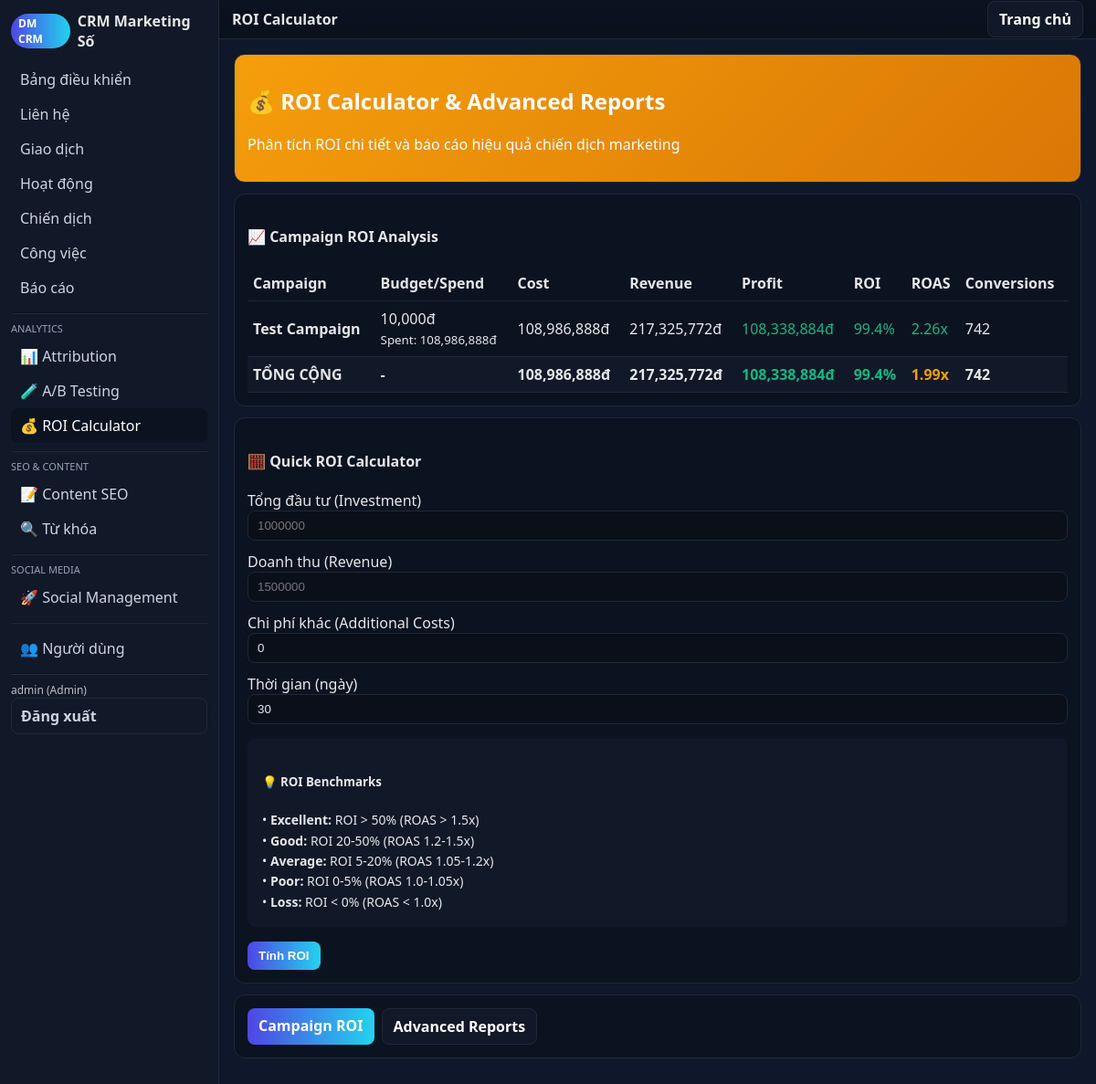
Screenshot of /src/index.php?action=roi_calculator (signed in) with the database file from the repository.
### tables this page shows
CREATE TABLE campaigns (
  id INTEGER PRIMARY KEY AUTOINCREMENT,
  name TEXT NOT NULL,
  channel TEXT,
  budget REAL DEFAULT 0,
  spent REAL DEFAULT 0,
  status TEXT DEFAULT 'Active',
  start_date TEXT,
  end_date TEXT,
  notes TEXT,
  created_at TEXT DEFAULT CURRENT_TIMESTAMP
);

### src/lib/db.php (called while the page is built, shortened)
<?php
function q($db,$sql,$params=[]){ $st=$db->prepare($sql); $st->execute($params); return $st; }
function h($s){ return htmlspecialchars($s ?? '', ENT_QUOTES, 'UTF-8'); }
?>

### src/views/roi_calculator.php (the view, shortened to what this page needs)
<?php
function view_roi_calculator($op){
global $db;
if($op === '' || $op === 'campaigns') {
    echo '<div class="card" style="background:linear-gradient(135deg,#f59e0b,#d97706);color:#fff">';
    echo '<h2>💰 ROI Calculator & Advanced Reports</h2>';
    echo '<p>Phân tích ROI chi tiết và báo cáo hiệu quả chiến dịch marketing</p>';
    echo '</div>';
    $campaign_roi = q($db, "SELECT
        c.id, c.name, c.budget, c.spent,
        COALESCE(SUM(cm.cost), 0) as total_cost,
        COALESCE(SUM(cm.revenue), 0) as total_revenue,
        COALESCE(SUM(cm.conversions), 0) as total_conversions,
        COALESCE(AVG(cm.roas), 0) as avg_roas
        FROM campaigns c
        LEFT JOIN campaign_metrics cm ON c.id = cm.campaign_id
        GROUP BY c.id, c.name, c.budget, c.spent
        ORDER BY total_revenue DESC")->fetchAll(PDO::FETCH_ASSOC);
    if($campaign_roi) {
        echo '<div class="card">';
        echo '<h4>📈 Campaign ROI Analysis</h4>';
        echo '<table>';
        echo '<tr><th>Campaign</th><th>Budget/Spend</th><th>Cost</th><th>Revenue</th><th>Profit</th><th>ROI</th><th>ROAS</th><th>Conversions</th></tr>';
        $total_cost = 0; $total_revenue = 0; $total_conversions = 0;
        foreach($campaign_roi as $campaign) {
            $cost = $campaign['total_cost'] ?: $campaign['spent'];
            $revenue = $campaign['total_revenue'];
            $profit = $revenue - $cost;
            $roi = $cost > 0 ? (($profit / $cost) * 100) : 0;
            $roas = $campaign['avg_roas'] ?: ($cost > 0 ? ($revenue / $cost) : 0);
            $total_cost += $cost;
            $total_revenue += $revenue;
            $total_conversions += $campaign['total_conversions'];
            echo '<tr>';
            echo '<td><strong>'.h($campaign['name']).'</strong></td>';
            echo '<td>'.number_format($campaign['budget'],0).'đ<br><small>Spent: '.number_format($cost,0).'đ</small></td>';
            echo '<td>'.number_format($cost,0).'đ</td>';
            echo '<td>'.number_format($revenue,0).'đ</td>';
            echo '<td style="color:'.($profit>=0?'#10b981':'#ef4444').'">'.number_format($profit,0).'đ</td>';
            echo '<td style="color:'.($roi>=20?'#10b981':($roi>=0?'#f59e0b':'#ef4444')).'">'.number_format($roi,1).'%</td>';
            echo '<td style="color:'.($roas>=2?'#10b981':($roas>=1?'#f59e0b':'#ef4444')).'">'.number_format($roas,2).'x</td>';
            echo '<td>'.number_format($campaign['total_conversions']).'</td>';
            echo '</tr>';
        }
        $total_profit = $total_revenue - $total_cost;
        $total_roi = $total_cost > 0 ? (($total_profit / $total_cost) * 100) : 0;
        $total_roas = $total_cost > 0 ? ($total_revenue / $total_cost) : 0;
        echo '<tr style="background:#111827;font-weight:bold">';
        echo '<td>TỔNG CỘNG</td><td>-</td>';
        echo '<td>'.number_format($total_cost,0).'đ</td>';
        echo '<td>'.number_format($total_revenue,0).'đ</td>';
        echo '<td style="color:'.($total_profit>=0?'#10b981':'#ef4444').'">'.number_format($total_profit,0).'đ</td>';
        echo '<td style="color:'.($total_roi>=20?'#10b981':($total_roi>=0?'#f59e0b':'#ef4444')).'">'.number_format($total_roi,1).'%</td>';
        echo '<td style="color:'.($total_roas>=2?'#10b981':($total_roas>=1?'#f59e0b':'#ef4444')).'">'.number_format($total_roas,2).'x</td>';
        echo '<td>'.number_format($total_conversions).'</td>';
        echo '</tr>';
        echo '</table></div>';
    }
    echo '<div class="card">';
    echo '<h4>🧮 Quick ROI Calculator</h4>';
    echo '<form method="post" action="?action=roi_calculator&op=calculate">';
    echo '<div class="grid cols-2" style="gap:16px">';
    echo '<div>';
    echo '<div style="display:grid;gap:12px">';
    echo '<div><label>Tổng đầu tư (Investment)</label><input name="investment" type="number" step="0.01" placeholder="1000000" required></div>';
    echo '<div><label>Doanh thu (Revenue)</label><input name="revenue" type="number" step="0.01" placeholder="1500000" required></div>';
    echo '<div><label>Chi phí khác (Additional Costs)</label><input name="additional_costs" type="number" step="0.01" placeholder="0" value="0"></div>';
    echo '<div><label>Thời gian (ngày)</label><input name="period_days" type="number" min="1" value="30"></div>';
    echo '</div>';
    echo '</div>';
    echo '<div style="background:#111827;padding:16px;border-radius:8px">';
    echo '<h5>💡 ROI Benchmarks</h5>';
    echo '<div style="font-size:14px;line-height:1.6">';
    echo '<div>• <strong>Excellent:</strong> ROI > 50% (ROAS > 1.5x)</div>';
    echo '<div>• <strong>Good:</strong> ROI 20-50% (ROAS 1.2-1.5x)</div>';
    echo '<div>• <strong>Average:</strong> ROI 5-20% (ROAS 1.05-1.2x)</div>';
    echo '<div>• <strong>Poor:</strong> ROI 0-5% (ROAS 1.0-1.05x)</div>';
    echo '<div>• <strong>Loss:</strong> ROI < 0% (ROAS < 1.0x)</div>';
    echo '</div>';
    echo '</div>';
    echo '</div>';
    echo '<div style="margin-top:16px">';
    echo '<button class="btn">Tính ROI</button>';
    echo '</div>';
    echo '</form></div>';
}
echo '<div class="card">';
echo '<div style="display:flex;gap:8px">';
echo '<a class="btn '.($op===''||$op==='campaigns'?'':'secondary').'" href="?action=roi_calculator">Campaign ROI</a>';
echo '<a class="btn '.($op==='reports'?'':'secondary').'" href="?action=roi_calculator&op=reports">Advanced Reports</a>';
echo '</div></div>';
}
?>

### src/views/layout.php (style rules this page uses)
:root { --bg:#0f172a;--panel:#111827;--muted:#1f2937;--text:#e5e7eb;--accent:#4f46e5;--accent2:#22d3ee }
* { box-sizing:border-box }
body { margin:0;font-family:ui-sans-serif,system-ui,-apple-system,Segoe UI,Roboto,Helvetica,Arial;background:var(--bg);color:var(--text) }
a { color:#93c5fd;text-decoration:none }
.card { background:#0b1220;border:1px solid var(--muted);border-radius:12px;padding:14px;margin-bottom:12px }
.grid { display:grid;gap:12px }
.btn { background:linear-gradient(90deg,var(--accent),var(--accent2));color:#fff;border:none;padding:8px 12px;border-radius:8px;cursor:pointer;font-weight:600 }
.btn.secondary { background:#111827;border:1px solid var(--muted) }
input,select,textarea { width:100%;background:#0a0f1a;border:1px solid var(--muted);border-radius:8px;padding:8px 10px;color:#e5e7eb }
table { width:100%;border-collapse:collapse }
th,td { border-bottom:1px solid var(--muted);padding:8px 6px;text-align:left }

### rows the page displays
campaigns: name "Test Campaign", budget "10,000", cost "108,986,888", revenue "217,325,772", profit "108,338,884", roi "99.4", roas "2.26", total_conversions "742"

### other values shown
$v "Bảng điều khiển"
$v "Liên hệ"
$v "Giao dịch"
$v "Hoạt động"
$v "Chiến dịch"
$v "Công việc"
$v "Báo cáo"
$v "📊 Attribution"
$v "🧪 A/B Testing"
$v "💰 ROI Calculator"
$v "📝 Content SEO"
$v "🔍 Từ khóa"
$v "🚀 Social Management"
$v "👥 Người dùng"
$_SESSION['uname'] "admin"
